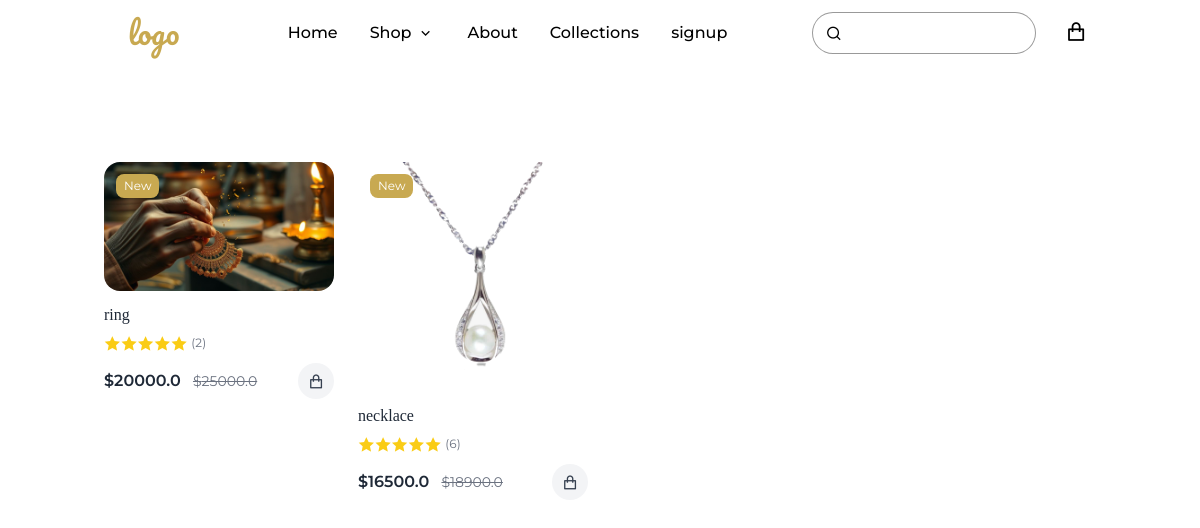
The page /products/products_list/ on the database its author committed.
### products/models.py (models this page shows, shortened)
class products(models.Model):
    STOCK_CHOICES=[
        ('in_stock','in stock'),
        ('low_stock','low stock'),
        ('out_of_stock','out of stock')
    ]
    title=models.CharField(max_length=250)
    slug=models.SlugField(max_length=200,unique=True)
    short_description=models.TextField(max_length=300,blank=True,null=True)
    description=models.TextField()
    sku=models.CharField(max_length=65,unique=True,blank=True,null=True)
    price=models.FloatField(max_length=12)
    sale_price=models.FloatField(max_length=12,blank=True,null=True)
    catogaris=models.ManyToManyField(Catogaries,related_name="products")
    stock=models.PositiveIntegerField()
    stock_status=models.CharField(choices=STOCK_CHOICES,default="in_stock")
    low_stock = models.PositiveIntegerField(default=4)
    weight=models.DecimalField(decimal_places=2,max_digits=6)
    purity=models.DecimalField(decimal_places=3,max_digits=6,default=18)
    isfetuerd=models.BooleanField()
    isbestseller=models.BooleanField()
    isnew=models.BooleanField()
    ishallmarked=models.BooleanField()
    image1=models.ImageField(upload_to=('media/product_images'))
    image2=models.ImageField(upload_to=('media/product_images'),blank=True,null=True)
    image3=models.ImageField(upload_to=('media/product_images'),blank=True,null=True)
    image4=models.ImageField(upload_to=('media/product_images'),blank=True,null=True)
    image5=models.ImageField(upload_to=('media/product_images'),blank=True,null=True)
    created_at=models.DateTimeField(auto_now_add=True)
    updated_at=models.DateTimeField(auto_now=True)
    class Meta:
        db_table_comment = "products"
        ordering = ["-created_at"]
        verbose_name = "PRODUCT"
        verbose_name_plural = "products"
    @property
    def review_count(self):
        return self.review.count()

### products/views.py (the view)
# urls.py: path('products_list/',views.product_list1,name='products_list1'),
def product_list1(request):
    product=products.objects.all()
    paginator = Paginator(product,12)
    page_number = request.GET.get('page')
    page_obj = paginator.get_page(page_number)
    print('num',page_obj.number)
    context={
        'product':page_obj
    }
    return render(request,'products.html',context)

### orders/context_processors.py (called while the page is built, shortened)
def cartitem_count(request):
    cart_obj={}
    return {'cart':cart_obj}

### templates/products.html
{% load static %}
{% block header %}
        {% include 'main/header.html' %}
{% endblock header %}
{% block navbar %}
        {% include 'main/nav_bar.html' %}
{% endblock navbar %}
<body class="bg-white">
{% block details %}
        {% include 'productcomponents/product_list.html' %}
{% endblock details %}
</body>

### templates/productcomponents/product_list.html (shortened to what this page needs)
{% load static %}
<main class="container mt-12 mx-auto px-4 py-12">
    <div class="flex flex-col lg:flex-row">
        <div class="flex-1">
            <div class="grid grid-cols-2 sm:grid-cols-2 lg:grid-cols-4 xl:grid-cols-4 gap-6">
            {% for product in product %}
                <div class="product-card group">
                    <div class="relative overflow-hidden rounded-lg mb-3">
                        {% if product.isnew %}
                        <div class="absolute top-3 left-3 bg-primary text-white text-xs px-2 py-1 rounded">New</div>
                        {% endif %}
                    </div>
                    <h3 class="text-gray-800 font-medium mb-1">{{product.title}}</h3>
                    <div class="flex items-center mb-2">
                        <div class="flex text-yellow-400">
                          {% for i in '12345' %}
                                {% if forloop.counter <= average_rating %}
                                <i class="ri-star-fill text-yellow-400"></i>
                                {% else %}
                                <i class="ri-star-fill text-grey-100"></i>
                                {% endif %}
                                {% endfor %}
                        </div>
                        <span class="text-xs text-gray-500 ml-1">({{product.review_count}})</span>
                    </div>
                    <div class="flex items-center justify-between">
                        <div>
                            <span class="text-gray-800 font-semibold">${{product.sale_price}}</span>
                            <span class="text-gray-500 line-through text-sm ml-2">${{product.price}}</span>
                        </div>
                        {% if product.stock_status == 'out_of_stock' %}
                        <p class="text-red-600 text-sm mt-1">out of stock</p>
                        {% else %}
                        <form method="post" action="{% url 'add_to_cart' %}" enctype="multipart/form-data">
                        <button type="submit" class="w-9 h-9 flex items-center justify-center bg-gray-100 text-gray-700 rounded-full hover:bg-primary hover:text-white transition-colors">
                            <i class="ri-shopping-bag-line"></i>
                        </button>
                        </form>
                        {% endif %}
                    </div>
                </div>
            {% endfor %}
            </div>
        </div>
    </div>
</main>

### static/css/style.css (style rules this page uses)
:where([class^="ri-"])::before { content: "\f3c2"; }
body { font-family: 'Montserrat', sans-serif; }
h1, h2, h3, h4, h5, h6 { font-family: 'Playfair Display', serif; }

### templates/main/header.html (style rules this page uses)
:where([class^="ri-"])::before { content: "\f3c2"; }
body { font-family: 'Montserrat', sans-serif; }
h1, h2, h3, h4, h5, h6 { font-family: 'Cormorant Garamond', serif; }

### rows shown on the page
products: isnew "New", title "ring", review_count "2", sale_price "20000.0", price "25000.0"
products: isnew "New", title "necklace", review_count "6", sale_price "16500.0", price "18900.0"
